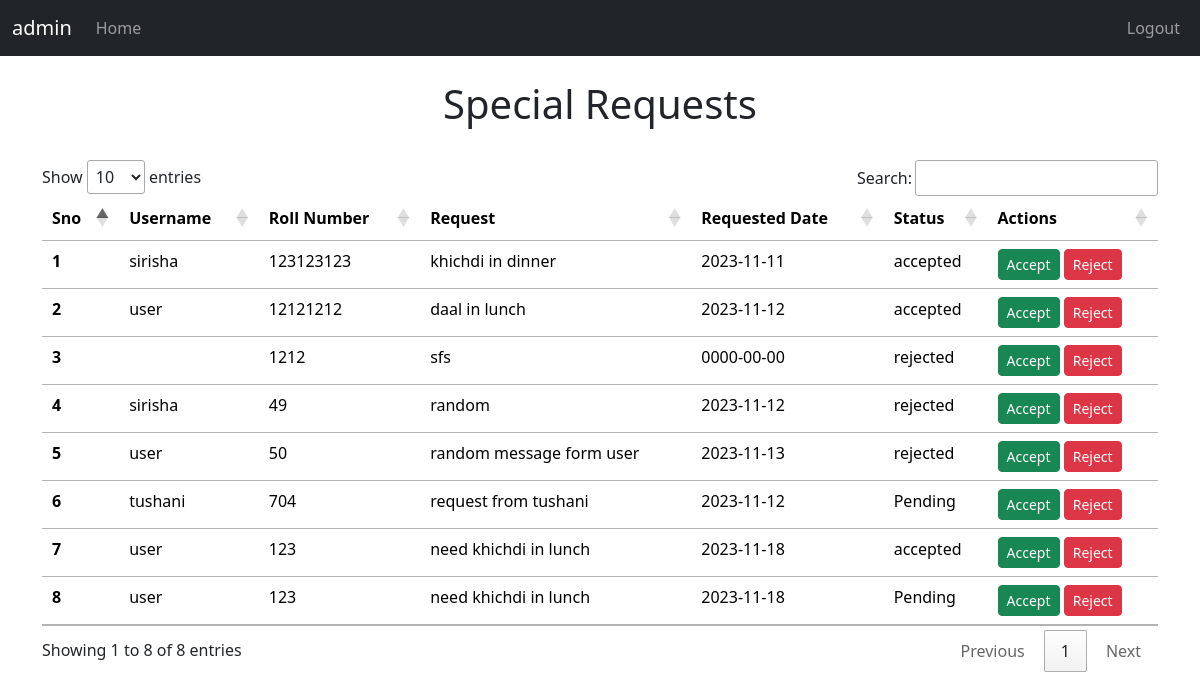
Screenshot of /requestAdmin.php (signed in) with the database file from the repository.
### tables this page shows
CREATE TABLE `requests` (
  `sno` int(11) NOT NULL,
  `rollno` int(10) NOT NULL,
  `request` varchar(70) NOT NULL,
  `date` date NOT NULL,
  `tstamp` datetime NOT NULL DEFAULT current_timestamp(),
  `username` varchar(25) NOT NULL,
  `status` varchar(8) NOT NULL
);

### requestAdmin.php (the view, shortened to what this page needs)
<?php
$host="localhost";
$user="root";
$password="";
$db="database1";
$data=mysqli_connect($host,$user,$password,$db);
?>
<!DOCTYPE html>
<html lang="en">
<head>
    <link href="https://cdn.jsdelivr.net/npm/bootstrap@5.3.2/dist/css/bootstrap.min.css" rel="stylesheet">
    <link rel="stylesheet" href="//cdn.datatables.net/1.13.6/css/jquery.dataTables.min.css">
</head>
<body>
<nav class="navbar navbar-expand-lg bg-dark navbar-dark">
  <div class="container-fluid">
    <a class="navbar-brand"><?php echo $_SESSION["username"];?></a>
    <div class="collapse navbar-collapse" id="navbarSupportedContent">
      <ul class="navbar-nav me-auto mb-2 mb-lg-0">
        <li class="nav-item">
          <a class="nav-link" href="dashboard.php">Home</a>
        </li>
      </ul>
      <ul class="nav navbar-nav navbar-right">
        <li class="nav-item">
          <a class="nav-link" href="logout.php">Logout</a>
        </li>
      </ul>
    </div>
  </div>
</nav>
    <div class="container">
        <br>
        <h1>Special Requests</h1>
        <br>
    <table class="table"  id="myTable">
  <thead>
    <tr>
      <th scope="col">Sno</th>
      <th scope="col">Username</th>
      <th scope="col">Roll Number</th>
      <th scope="col">Request</th>
      <th scope="col">Requested Date</th>
      <th scope="col">Status</th>
      <th scope="col">Actions</th>
    </tr>
  </thead>
  <tbody>
  <?php
    $sql = "SELECT * FROM `requests`";
    $result = mysqli_query($data, $sql);
    $sno = 0;
    while($row = mysqli_fetch_assoc($result)){
        $sno = $sno+1;
        echo " <tr>
        <th scope='row'>".$sno."</th>
        <td>".$row['username']."</td>
        <td>".$row['rollno']."</td>
        <td>".$row['request']."</td>
        <td>".$row['date']."</td>
        <td>".$row['status']."</td>
        <td><button class='accept btn btn-sm btn-success' id=".$row['sno'].">Accept</button> <button class='reject btn btn-sm btn-danger' id=d".$row['sno'].">Reject</button></td>
      </tr>";
    }
    ?>
  </tbody>
</table>
    </div>
</body>
</html>

### requestAdmin.php (style rules this page uses)
h1 { text-align: center; }

### rows the page displays
requests: username "sirisha", rollno "123123123", request "khichdi in dinner", date "2023-11-11", status "accepted"
requests: username "user", rollno "12121212", request "daal in lunch", date "2023-11-12", status "accepted"
requests: rollno "1212", request "sfs", date "0000-00-00", status "rejected"
requests: username "sirisha", rollno "49", request "random", date "2023-11-12", status "rejected"
requests: username "user", rollno "50", request "random message form user", date "2023-11-13", status "rejected"
requests: username "tushani", rollno "704", request "request from tushani", date "2023-11-12", status "Pending"
requests: username "user", rollno "123", request "need khichdi in lunch", date "2023-11-18", status "accepted"
requests: username "user", rollno "123", request "need khichdi in lunch", date "2023-11-18", status "Pending"

### other values shown
$_SESSION["username"] "admin"
